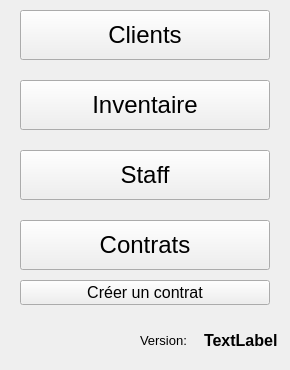
<?xml version="1.0" encoding="UTF-8"?>
<ui version="4.0">
 <class>winMenu</class>
 <widget class="QMainWindow" name="winMenu">
  <property name="enabled">
   <bool>true</bool>
  </property>
  <property name="geometry">
   <rect>
    <x>0</x>
    <y>0</y>
    <width>290</width>
    <height>370</height>
   </rect>
  </property>
  <property name="minimumSize">
   <size>
    <width>290</width>
    <height>370</height>
   </size>
  </property>
  <property name="maximumSize">
   <size>
    <width>290</width>
    <height>370</height>
   </size>
  </property>
  <property name="windowTitle">
   <string>Menu Général</string>
  </property>
  <widget class="QWidget" name="centralwidget">
   <widget class="QPushButton" name="btnClients">
    <property name="geometry">
     <rect>
      <x>20</x>
      <y>10</y>
      <width>250</width>
      <height>50</height>
     </rect>
    </property>
    <property name="font">
     <font>
      <pointsize>18</pointsize>
     </font>
    </property>
    <property name="text">
     <string>Clients</string>
    </property>
   </widget>
   <widget class="QPushButton" name="btnStock">
    <property name="geometry">
     <rect>
      <x>20</x>
      <y>80</y>
      <width>250</width>
      <height>50</height>
     </rect>
    </property>
    <property name="font">
     <font>
      <pointsize>18</pointsize>
     </font>
    </property>
    <property name="text">
     <string>Inventaire</string>
    </property>
   </widget>
   <widget class="QPushButton" name="btnStaff">
    <property name="geometry">
     <rect>
      <x>20</x>
      <y>150</y>
      <width>250</width>
      <height>50</height>
     </rect>
    </property>
    <property name="font">
     <font>
      <pointsize>18</pointsize>
     </font>
    </property>
    <property name="text">
     <string>Staff</string>
    </property>
   </widget>
   <widget class="QPushButton" name="btnContracts">
    <property name="geometry">
     <rect>
      <x>20</x>
      <y>220</y>
      <width>250</width>
      <height>50</height>
     </rect>
    </property>
    <property name="font">
     <font>
      <pointsize>18</pointsize>
     </font>
    </property>
    <property name="text">
     <string>Contrats</string>
    </property>
   </widget>
   <widget class="QWidget" name="horizontalLayoutWidget">
    <property name="geometry">
     <rect>
      <x>140</x>
      <y>320</y>
      <width>138</width>
      <height>41</height>
     </rect>
    </property>
    <layout class="QHBoxLayout" name="horizontalLayout">
     <item>
      <widget class="QLabel" name="label">
       <property name="font">
        <font>
         <pointsize>10</pointsize>
         <weight>50</weight>
         <bold>false</bold>
        </font>
       </property>
       <property name="text">
        <string>Version:</string>
       </property>
      </widget>
     </item>
     <item>
      <widget class="QLabel" name="lblVersion">
       <property name="font">
        <font>
         <pointsize>12</pointsize>
         <weight>75</weight>
         <bold>true</bold>
        </font>
       </property>
       <property name="text">
        <string>TextLabel</string>
       </property>
      </widget>
     </item>
    </layout>
   </widget>
   <widget class="QPushButton" name="pushButton">
    <property name="geometry">
     <rect>
      <x>20</x>
      <y>280</y>
      <width>250</width>
      <height>25</height>
     </rect>
    </property>
    <property name="font">
     <font>
      <pointsize>12</pointsize>
     </font>
    </property>
    <property name="text">
     <string>Créer un contrat</string>
    </property>
   </widget>
  </widget>
 </widget>
 <resources/>
 <connections/>
</ui>
